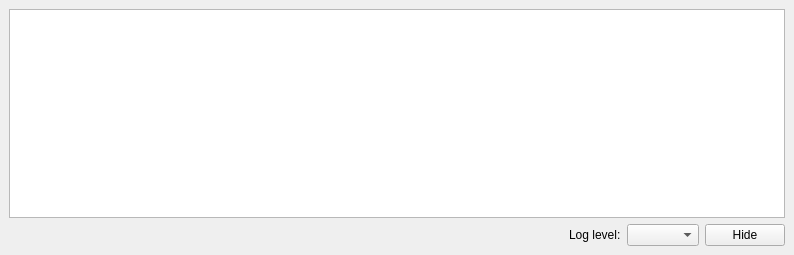
<?xml version="1.0" encoding="UTF-8"?>
<ui version="4.0">
 <class>LogWindow</class>
 <widget class="QMainWindow" name="LogWindow">
  <property name="geometry">
   <rect>
    <x>0</x>
    <y>0</y>
    <width>794</width>
    <height>255</height>
   </rect>
  </property>
  <property name="windowTitle">
   <string>DQPB Log</string>
  </property>
  <widget class="QWidget" name="centralwidget">
   <layout class="QVBoxLayout" name="verticalLayout">
    <item>
     <widget class="QTextEdit" name="loggerWidget">
      <property name="lineWrapMode">
       <enum>QTextEdit::NoWrap</enum>
      </property>
     </widget>
    </item>
    <item>
     <layout class="QHBoxLayout" name="horizontalLayout">
      <item>
       <spacer name="horizontalSpacer">
        <property name="orientation">
         <enum>Qt::Horizontal</enum>
        </property>
        <property name="sizeHint" stdset="0">
         <size>
          <width>40</width>
          <height>20</height>
         </size>
        </property>
       </spacer>
      </item>
      <item>
       <widget class="QLabel" name="label">
        <property name="text">
         <string>Log level:</string>
        </property>
       </widget>
      </item>
      <item>
       <widget class="QComboBox" name="logLevelCombo"/>
      </item>
      <item>
       <widget class="QPushButton" name="hideButton">
        <property name="text">
         <string>Hide</string>
        </property>
       </widget>
      </item>
     </layout>
    </item>
   </layout>
  </widget>
 </widget>
 <resources/>
 <connections/>
</ui>
